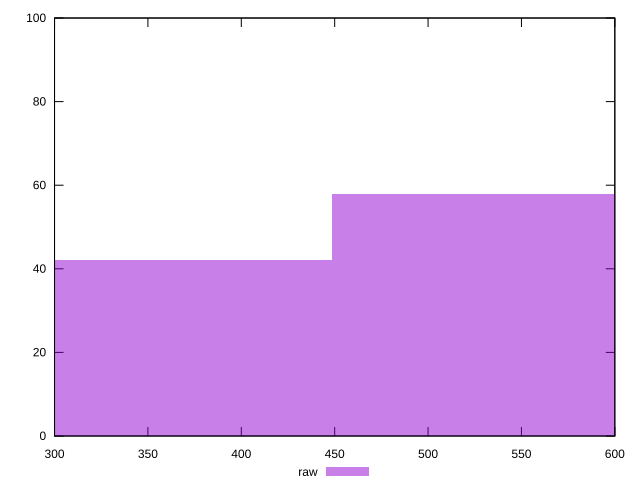

Generate this figure with gnuplot:
reset

$raw <<EOF
538.4856661929294 58
358.99044412861963 42
EOF

set key outside below
set boxwidth 179.49522206430981
set xrange [300:600]
set yrange [0:100]
set trange [0:100]
set style fill transparent solid 0.5 noborder
set terminal svg size 640, 490 enhanced background rgb 'white'
set output "report_00018_2021-02-10T15-25-16.877Z/uses-webp-images/samples/pages+cached/raw/histogram.svg"

plot $raw title "raw" with boxes

reset
